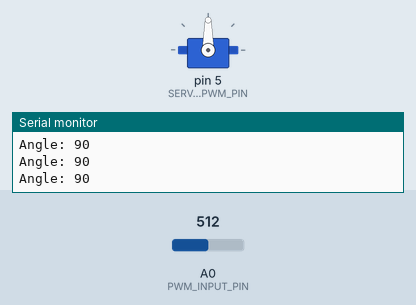
Simulated run of this sketch. Board: Arduino Uno, built with avr-gcc and run on an emulated ATmega328P. On the bench: servo, the last lines printed to the serial monitor. The test bench sets the inputs (shaded band); at power-on: A0 (PWM_INPUT_PIN) = 512.

Above: at 1.2 s.
1.3 s: A0 (PWM_INPUT_PIN) set to 716
At 2.5 s:
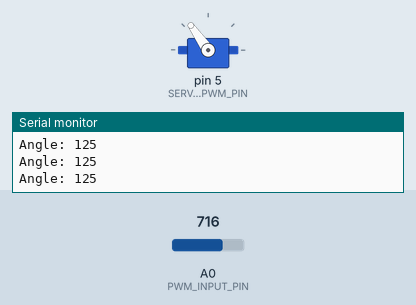
2.8 s: A0 (PWM_INPUT_PIN) set to 900
At 3.9 s:
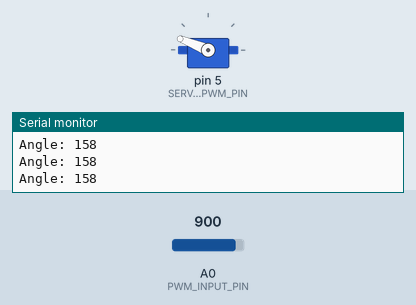
4.3 s: A0 (PWM_INPUT_PIN) set to 1023
At 5.3 s:
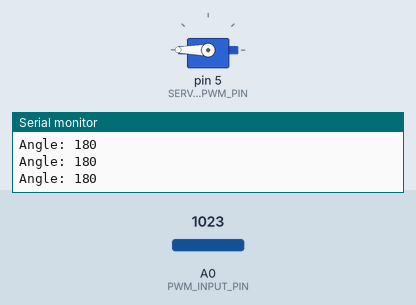
5.8 s: A0 (PWM_INPUT_PIN) set to 306
At 6.7 s:
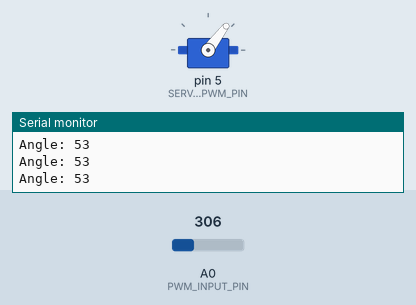
7.3 s: A0 (PWM_INPUT_PIN) set to 122
At 8.1 s:
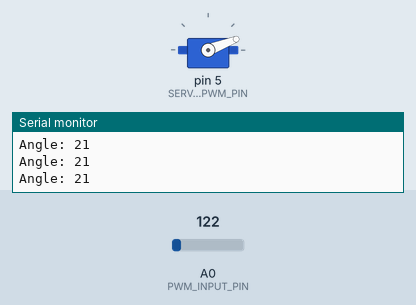
8.8 s: A0 (PWM_INPUT_PIN) set to 0
At 9.5 s:
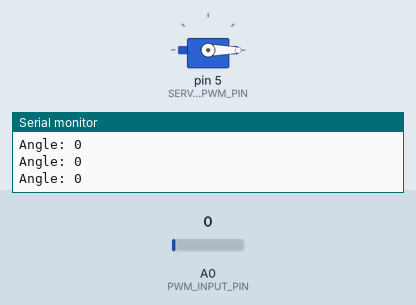
Timing chart, 0 to 11.3 s (numbered marks = the images above; inputs shaded):
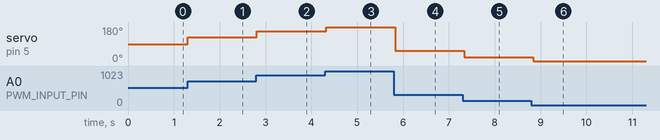

Measured:
- after the input at 1.3 s, servo on pin 5 (SERVO_PWM_PIN): 90° → 125° at once
- after the input at 2.8 s, servo on pin 5 (SERVO_PWM_PIN): 125° → 158° at once
- after the input at 4.3 s, servo on pin 5 (SERVO_PWM_PIN): 158° → 180° at once
- after the input at 5.8 s, servo on pin 5 (SERVO_PWM_PIN): 180° → 53° at once
- after the input at 7.3 s, servo on pin 5 (SERVO_PWM_PIN): 53° → 21° at once
- after the input at 8.8 s, servo on pin 5 (SERVO_PWM_PIN): 21° → 0° at once

The sketch:

ServoTest.ino
```cpp
#include <Arduino.h>
#include <Servo.h>

#define PWM_INPUT_PIN 0
#define SERVO_PWM_PIN 5

Servo servo;

void setup() {
  Serial.begin(115200);
  Serial.println();

  pinMode(PWM_INPUT_PIN, INPUT);

  servo.attach(SERVO_PWM_PIN);
}

void loop() {
  int value = analogRead(PWM_INPUT_PIN);
  value = map(value, 0, 1023, 0, 180);

  Serial.print("Angle: ");
  Serial.println(value);

  servo.write(value);
  delay(100);
}
```
